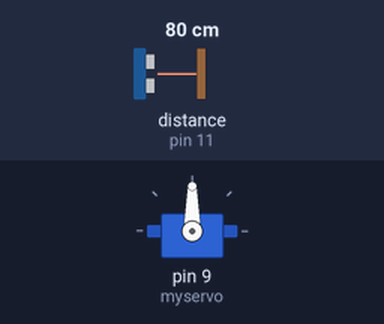
A sketch run on a simulated Arduino Uno, built with avr-gcc and run on an emulated ATmega328P. Parts: servo. Wiring (inferred from the names in the program): ultrasonic range finder: trigger pin 10; echo pin 11. The inputs (shaded band) are chosen by the test bench; at power-on: distance to the obstacle (sensor on pin 11) 80 cm. The echo pulse lasts 58.3 µs per cm.

Above: at 1.2 s.
1.3 s: distance to the obstacle (sensor on pin 11) set to 13 cm
2.8 s: distance to the obstacle (sensor on pin 11) set to 10 cm
At 2.95 s:
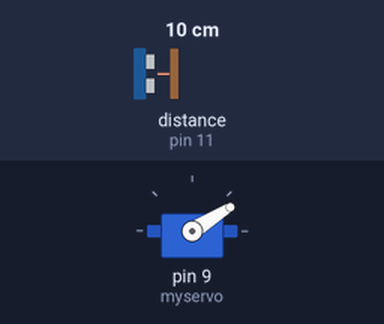
5.8 s: distance to the obstacle (sensor on pin 11) set to 18 cm
At 6.6 s:
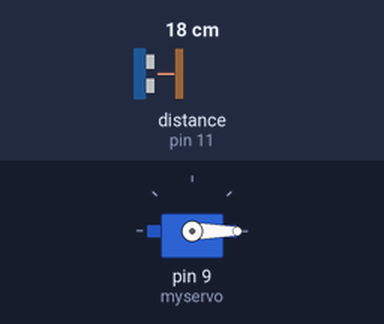
7.4 s: distance to the obstacle (sensor on pin 11) set to 2 cm
At 8.1 s:
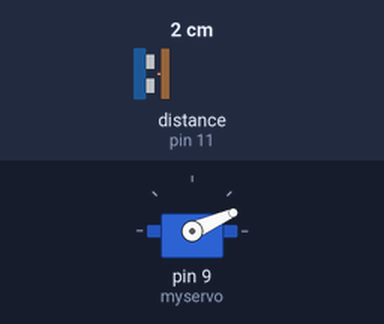
10.4 s: distance to the obstacle (sensor on pin 11) set to 35 cm
At 11.2 s:
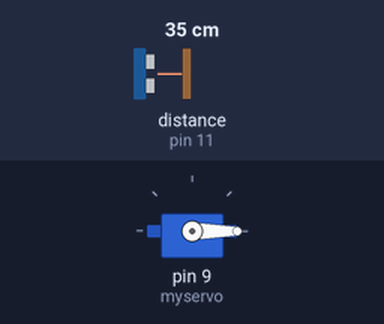
12.0 s: distance to the obstacle (sensor on pin 11) set to 4 cm
At 12.16 s:
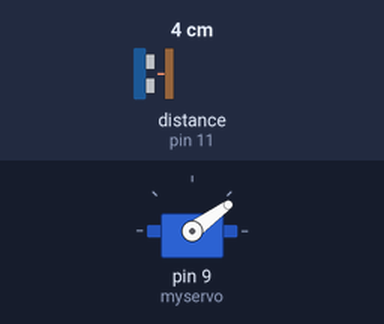
Timing chart, 0 to 16.0 s (numbered marks = the images above; inputs shaded):
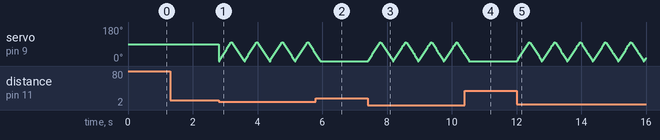

Measured:
- the behaviour switches between 12 and 11 cm on distance to the obstacle (sensor on pin 11) (found by bisection; images 0 and 1)
- after the input at 1.3 s, every drawn part: stays the same
- after the input at 5.8 s, servo on pin 9 (myservo): goes on until 5.9 s, then stays 0°
- after the input at 10.4 s, servo on pin 9 (myservo): goes on until 10.5 s, then stays 0°

The sketch:

Auto_Hand_Gel.ino
```cpp
/* Auto Hand Gel
 by Ferdinand

 this sketch was created so if you have a hand gel bottle at home you would not need to touch it
 risking getting bacteria and viruses on it. This project is quite simple but i still like it.

 Created on 16th March 2020
 by Ferdinand
*/

#include <Servo.h>       // including the servo libary
Servo myservo;           // creates servo object to control a servo
int pos = 0;             // variable to store the servo position
const int trigPin = 10;  // Trigger Pin of Ultrasonic Sensor
const int echoPin = 11;  // Echo Pin of Ultrasonic Sensor
long duration;           // used to calculate distance from the ultrasonic sensor
int distance;            // is the disance from the ultrasonic sensor

void setup() {
  myservo.attach(9);         // attaches the servo on pin 9 to the servo object
  pinMode(trigPin, OUTPUT);  // makes the trigger pin of the sensor an output
  pinMode(echoPin, INPUT);   // makes the echo pin of the sensor an input
}

void loop() {
  digitalWrite(trigPin, LOW);
  delayMicroseconds(2);
  digitalWrite(trigPin, HIGH);
  delayMicroseconds(10);
  digitalWrite(trigPin, LOW);
  duration = pulseIn(echoPin, HIGH);
  distance = duration*0.034/2;
  if (distance <= 10){
    for (pos = 0; pos <= 100; pos += 4) {   // goes from 0 degrees to 180 degrees in steps of 4 degree
      myservo.write(pos);                   // tell servo to go to position in variable 'pos'
      delay(15);                            // waits 15ms for the servo to reach the position
      }
    for (pos = 100; pos >= 0; pos -= 4) {   // goes from 180 degrees to 0 degrees
      myservo.write(pos);                   // tell servo to go to position in variable 'pos'
      delay(15);                            // waits 15ms for the servo to reach the position
                                            // does one 'pump' of the hand gel
     }
  }
}
```
